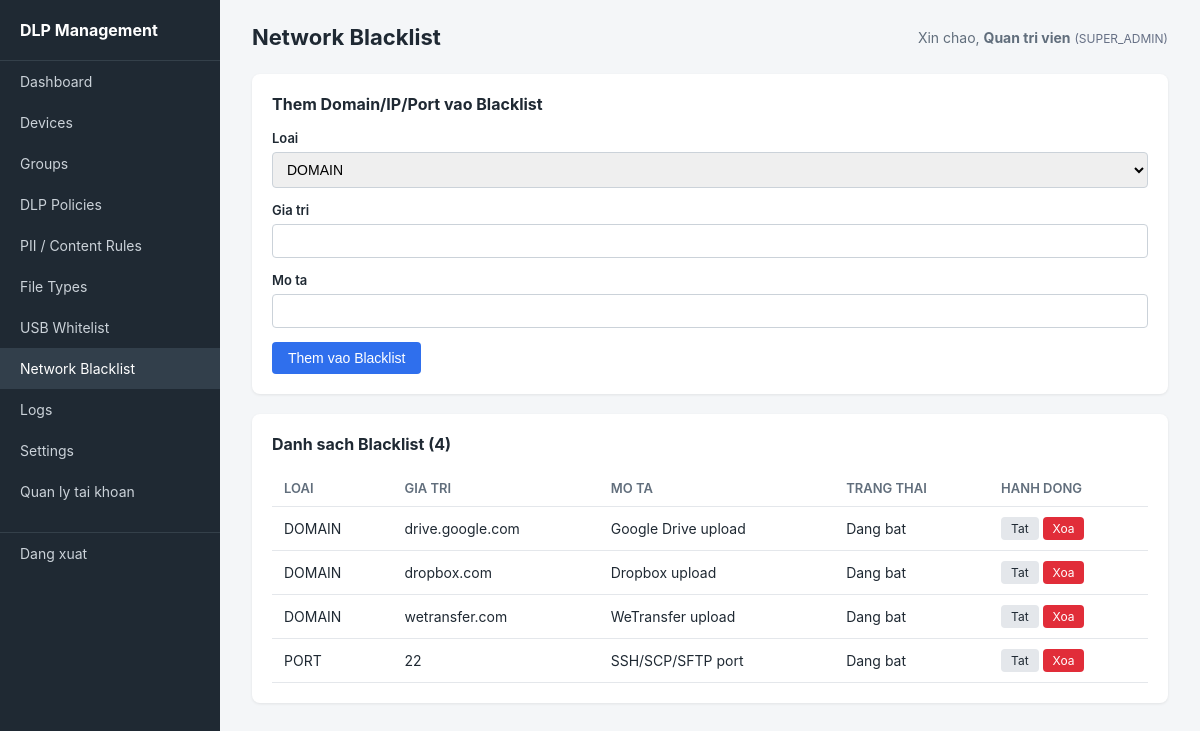
Page /admin/network_blacklist.php (signed in) on the committed database.
### tables this page shows
CREATE TABLE network_blacklist (
    id              INT PRIMARY KEY AUTO_INCREMENT,
    target_type     ENUM('DOMAIN','IP','PORT') NOT NULL,
    value           VARCHAR(255) NOT NULL,
    description     VARCHAR(200),
    is_active       BOOLEAN DEFAULT TRUE,
    created_at      DATETIME DEFAULT CURRENT_TIMESTAMP
);

### includes/helpers.php (called while the page is built, shortened)
<?php
function h(?string $value): string {
    return htmlspecialchars($value ?? '', ENT_QUOTES, 'UTF-8');
}

### admin/network_blacklist.php (the view, shortened to what this page needs)
<?php
require_once __DIR__ . '/../config/database.php';
require_once __DIR__ . '/../includes/helpers.php';
$items = $pdo->query("SELECT * FROM network_blacklist ORDER BY target_type, value")->fetchAll();
require __DIR__ . '/../includes/layout_header.php';
?>
<div class="card">
    <h2>Them Domain/IP/Port vao Blacklist</h2>
    <form method="POST">
        <div class="form-group">
            <label>Loai</label>
            <select name="target_type">
                <option value="DOMAIN">DOMAIN</option>
            </select>
        </div>
        <div class="form-group">
            <label>Gia tri</label>
            <input type="text" name="value" required>
        </div>
        <div class="form-group">
            <label>Mo ta</label>
            <input type="text" name="description">
        </div>
        <button type="submit" class="btn btn-primary">Them vao Blacklist</button>
    </form>
</div>
<div class="card">
    <h2>Danh sach Blacklist (<?= count($items) ?>)</h2>
    <table>
        <thead><tr><th>Loai</th><th>Gia tri</th><th>Mo ta</th><th>Trang thai</th><th>Hanh dong</th></tr></thead>
        <tbody>
        <?php foreach ($items as $i): ?>
            <tr>
                <td><?= h($i['target_type']) ?></td>
                <td><?= h($i['value']) ?></td>
                <td><?= h($i['description']) ?></td>
                <td><?= $i['is_active'] ? 'Dang bat' : 'Da tat' ?></td>
                <td>
                    <a href="network_blacklist.php?toggle=<?= (int)$i['id'] ?>" class="btn btn-secondary btn-sm"><?= $i['is_active'] ? 'Tat' : 'Bat' ?></a>
                    <a href="network_blacklist.php?delete=<?= (int)$i['id'] ?>" class="btn btn-danger btn-sm" onclick="return confirm('Xoa?')">Xoa</a>
                </td>
            </tr>
        <?php endforeach; ?>
        </tbody>
    </table>
</div>
<?php require __DIR__ . '/../includes/layout_footer.php'; ?>

### admin/assets/style.css (style rules this page uses)
* { box-sizing: border-box; margin: 0; padding: 0; }
body { font-family: -apple-system, "Segoe UI", Roboto, Arial, sans-serif; background: #f4f6f8; color: #1f2933; }
.card { background: #fff; border-radius: 8px; padding: 20px; margin-bottom: 20px; box-shadow: 0 1px 3px rgba(0,0,0,0.08); }
.card h2 { font-size: 16px; margin-bottom: 16px; }
table { width: 100%; border-collapse: collapse; font-size: 14px; }
th, td { text-align: left; padding: 10px 12px; border-bottom: 1px solid #e4e7eb; }
th { color: #616e7c; font-weight: 600; font-size: 13px; text-transform: uppercase; }
.form-group { margin-bottom: 14px; }
.form-group label { display: block; font-size: 13px; font-weight: 600; margin-bottom: 6px; }
.form-group input, .form-group select, .form-group textarea { width: 100%; padding: 8px 10px; border: 1px solid #cbd2d9; border-radius: 4px; font-size: 14px; }
.btn { display: inline-block; padding: 8px 16px; border-radius: 4px; border: none; font-size: 14px; cursor: pointer; text-decoration: none; }
.btn-primary { background: #2f6fed; color: #fff; }
.btn-danger { background: #e12d39; color: #fff; }
.btn-secondary { background: #e4e7eb; color: #1f2933; }
.btn-sm { padding: 4px 10px; font-size: 12px; }

### rows in the picture
network_blacklist: target_type "DOMAIN", value "drive.google.com", description "Google Drive upload", is_active "Dang bat"
network_blacklist: target_type "DOMAIN", value "dropbox.com", description "Dropbox upload", is_active "Dang bat"
network_blacklist: target_type "DOMAIN", value "wetransfer.com", description "WeTransfer upload", is_active "Dang bat"
network_blacklist: target_type "PORT", value "22", description "SSH/SCP/SFTP port", is_active "Dang bat"

### other values in the picture
$item['label'] "Dashboard"
$item['label'] "Devices"
$item['label'] "Groups"
$item['label'] "DLP Policies"
$item['label'] "PII / Content Rules"
$item['label'] "File Types"
$item['label'] "USB Whitelist"
$item['label'] "Network Blacklist"
$item['label'] "Logs"
$item['label'] "Settings"
$item['label'] "Quan ly tai khoan"
$pageTitle "Network Blacklist"
current_admin_name() "Quan tri vien"
current_admin_role() "SUPER_ADMIN"
count($items) "4"
